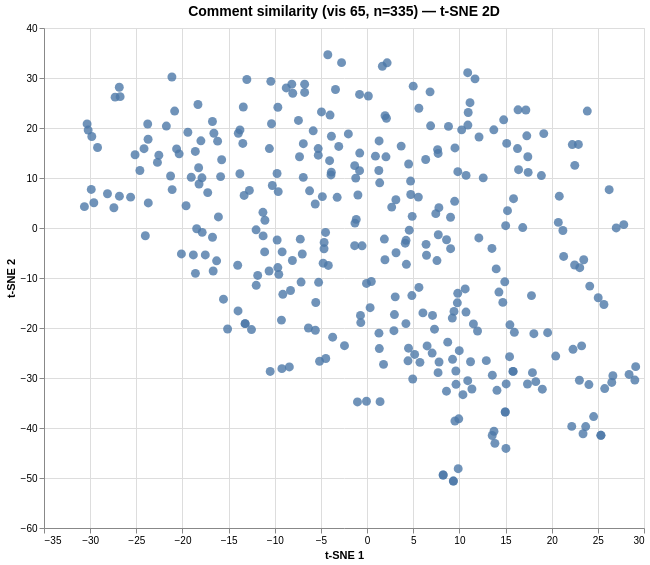

Describe this chart as a Vega-Lite specification.
### Vega specification from a JSON file in a GitHub repository (floating-point values rounded to 4 significant figures; data arrays with more than 128 entries replaced by an {"elided": "..."} marker saying what was removed)
{"$schema": "https://vega.github.io/schema/vega/v6.json", "data": [{"name": "param_1e9efca18e7a2868_store"}, {"name": "source_0", "values": {"elided": "335 records"}}, {"name": "source_0_x_domain_dim_1", "values": [{"min": -30.62, "max": 29.1}]}, {"name": "source_0_y_domain_dim_2", "values": [{"min": -50.61, "max": 34.65}]}], "signals": [{"name": "unit", "value": {}, "on": [{"events": "pointermove", "update": "isTuple(group()) ? group() : unit"}]}, {"name": "param_1e9efca18e7a2868", "update": "vlSelectionResolve(\"param_1e9efca18e7a2868_store\", \"union\")"}, {"name": "param_1e9efca18e7a2868_dim_1", "on": [{"events": [{"source": "view", "type": "dblclick"}], "update": "null"}, {"events": {"signal": "param_1e9efca18e7a2868_translate_delta"}, "update": "panLinear(param_1e9efca18e7a2868_translate_anchor.extent_x, -param_1e9efca18e7a2868_translate_delta.x / width)"}, {"events": {"signal": "param_1e9efca18e7a2868_zoom_delta"}, "update": "zoomLinear(domain(\"x\"), param_1e9efca18e7a2868_zoom_anchor.x, param_1e9efca18e7a2868_zoom_delta)"}]}, {"name": "param_1e9efca18e7a2868_dim_2", "on": [{"events": [{"source": "view", "type": "dblclick"}], "update": "null"}, {"events": {"signal": "param_1e9efca18e7a2868_translate_delta"}, "update": "panLinear(param_1e9efca18e7a2868_translate_anchor.extent_y, param_1e9efca18e7a2868_translate_delta.y / height)"}, {"events": {"signal": "param_1e9efca18e7a2868_zoom_delta"}, "update": "zoomLinear(domain(\"y\"), param_1e9efca18e7a2868_zoom_anchor.y, param_1e9efca18e7a2868_zoom_delta)"}]}, {"name": "param_1e9efca18e7a2868_tuple", "on": [{"events": [{"signal": "param_1e9efca18e7a2868_dim_1 || param_1e9efca18e7a2868_dim_2"}], "update": "param_1e9efca18e7a2868_dim_1 && param_1e9efca18e7a2868_dim_2 ? {unit: \"\", fields: param_1e9efca18e7a2868_tuple_fields, values: [param_1e9efca18e7a2868_dim_1,param_1e9efca18e7a2868_dim_2]} : null"}]}, {"name": "param_1e9efca18e7a2868_tuple_fields", "value": [{"field": "dim_1", "channel": "x", "type": "R"}, {"field": "dim_2", "channel": "y", "type": "R"}]}, {"name": "param_1e9efca18e7a2868_translate_anchor", "value": {}, "on": [{"events": [{"source": "scope", "type": "pointerdown"}], "update": "{x: x(unit), y: y(unit), extent_x: domain(\"x\"), extent_y: domain(\"y\")}"}]}, {"name": "param_1e9efca18e7a2868_translate_delta", "value": {}, "on": [{"events": [{"source": "window", "between": [{"source": "scope", "type": "pointerdown"}, {"source": "window", "type": "pointerup"}], "type": "pointermove", "consume": true}], "update": "{x: param_1e9efca18e7a2868_translate_anchor.x - x(unit), y: param_1e9efca18e7a2868_translate_anchor.y - y(unit)}"}]}, {"name": "param_1e9efca18e7a2868_zoom_anchor", "on": [{"events": [{"source": "scope", "consume": true, "type": "wheel"}], "update": "{x: invert(\"x\", x(unit)), y: invert(\"y\", y(unit))}"}]}, {"name": "param_1e9efca18e7a2868_zoom_delta", "on": [{"events": [{"source": "scope", "type": "wheel", "consume": true}], "update": "pow(1.001, event.deltaY * pow(16, event.deltaMode))", "force": true}]}, {"name": "param_1e9efca18e7a2868_modify", "on": [{"events": {"signal": "param_1e9efca18e7a2868_tuple"}, "update": "modify(\"param_1e9efca18e7a2868_store\", param_1e9efca18e7a2868_tuple, true)"}]}], "marks": [{"type": "symbol", "name": "marks", "from": {"data": "source_0"}, "encode": {"update": {"shape": {"value": "circle"}, "fill": {"value": "#4c78a8"}, "opacity": {"value": 0.8}, "x": {"field": "dim_1", "scale": "x"}, "size": {"value": 80}, "tooltip": {"signal": "{\"Comment #\": format(datum[\"index\"], \"\"), \"Comment\": isValid(datum[\"comment\"]) ? datum[\"comment\"] : \"\"+datum[\"comment\"]}"}, "y": {"field": "dim_2", "scale": "y"}}}, "interactive": true, "clip": true, "style": ["circle"]}], "scales": [{"name": "x", "type": "linear", "domain": [{"signal": "(data(\"source_0_x_domain_dim_1\")[0] || {}).min"}, {"signal": "(data(\"source_0_x_domain_dim_1\")[0] || {}).max"}], "range": [0, {"signal": "width"}], "zero": true, "nice": true, "domainRaw": {"signal": "param_1e9efca18e7a2868[\"dim_1\"]"}}, {"name": "y", "type": "linear", "domain": [{"signal": "(data(\"source_0_y_domain_dim_2\")[0] || {}).min"}, {"signal": "(data(\"source_0_y_domain_dim_2\")[0] || {}).max"}], "range": [{"signal": "height"}, 0], "domainRaw": {"signal": "param_1e9efca18e7a2868[\"dim_2\"]"}, "zero": true, "nice": true}], "axes": [{"scale": "x", "grid": true, "tickCount": {"signal": "ceil(width/40)"}, "domain": false, "aria": false, "minExtent": 0, "ticks": false, "labels": false, "gridScale": "y", "maxExtent": 0, "zindex": 0, "orient": "bottom"}, {"scale": "y", "grid": true, "domain": false, "tickCount": {"signal": "ceil(height/40)"}, "ticks": false, "orient": "left", "minExtent": 0, "gridScale": "x", "maxExtent": 0, "aria": false, "zindex": 0, "labels": false}, {"scale": "x", "grid": false, "tickCount": {"signal": "ceil(width/40)"}, "labelOverlap": true, "labelFlush": true, "title": "t-SNE 1", "orient": "bottom", "zindex": 0}, {"scale": "y", "title": "t-SNE 2", "labelOverlap": true, "grid": false, "zindex": 0, "orient": "left", "tickCount": {"signal": "ceil(height/40)"}}], "title": {"text": "Comment similarity (vis 65, n=335) — t-SNE 2D", "fontSize": 14, "frame": "group"}, "padding": 5, "height": 500, "background": "white", "width": 600, "style": "cell"}
